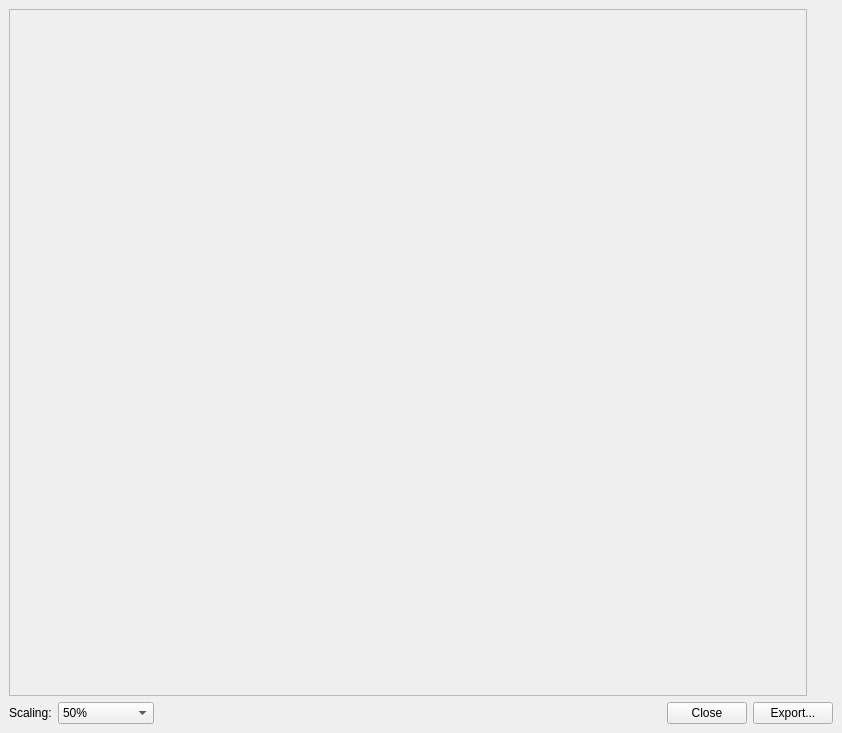
<?xml version="1.0" encoding="UTF-8"?>
<ui version="4.0">
 <class>OutputPreviewBase</class>
 <widget class="QDialog" name="OutputPreviewBase">
  <property name="geometry">
   <rect>
    <x>0</x>
    <y>0</y>
    <width>842</width>
    <height>733</height>
   </rect>
  </property>
  <property name="windowTitle">
   <string>Dialog</string>
  </property>
  <layout class="QVBoxLayout" name="verticalLayout">
   <property name="leftMargin">
    <number>9</number>
   </property>
   <property name="topMargin">
    <number>9</number>
   </property>
   <property name="rightMargin">
    <number>9</number>
   </property>
   <property name="bottomMargin">
    <number>9</number>
   </property>
   <item>
    <layout class="QHBoxLayout" name="topHLayout">
     <item>
      <widget class="QScrollArea" name="scrollArea">
       <property name="widgetResizable">
        <bool>true</bool>
       </property>
       <widget class="QWidget" name="scrollAreaWidgetContents">
        <property name="geometry">
         <rect>
          <x>0</x>
          <y>0</y>
          <width>810</width>
          <height>702</height>
         </rect>
        </property>
       </widget>
      </widget>
     </item>
     <item>
      <layout class="QVBoxLayout" name="settingsBarLayout">
       <item>
        <widget class="QWidget" name="optionWidget" native="true">
         <property name="sizePolicy">
          <sizepolicy hsizetype="Maximum" vsizetype="Maximum">
           <horstretch>0</horstretch>
           <verstretch>0</verstretch>
          </sizepolicy>
         </property>
        </widget>
       </item>
       <item>
        <spacer name="verticalSpacer">
         <property name="orientation">
          <enum>Qt::Vertical</enum>
         </property>
         <property name="sizeHint" stdset="0">
          <size>
           <width>20</width>
           <height>40</height>
          </size>
         </property>
        </spacer>
       </item>
      </layout>
     </item>
    </layout>
   </item>
   <item>
    <layout class="QHBoxLayout" name="bottomHLayout">
     <item>
      <widget class="QLabel" name="scaleLabel">
       <property name="text">
        <string>Scaling:</string>
       </property>
      </widget>
     </item>
     <item>
      <widget class="QComboBox" name="scaleBox">
       <property name="focusPolicy">
        <enum>Qt::NoFocus</enum>
       </property>
       <property name="toolTip">
        <string>Resize the scale of the page</string>
       </property>
       <item>
        <property name="text">
         <string>50%</string>
        </property>
       </item>
       <item>
        <property name="text">
         <string>100%</string>
        </property>
       </item>
       <item>
        <property name="text">
         <string>150%</string>
        </property>
       </item>
       <item>
        <property name="text">
         <string>200%</string>
        </property>
       </item>
       <item>
        <property name="text">
         <string>Fit to Width</string>
        </property>
       </item>
       <item>
        <property name="text">
         <string>Fit to Height</string>
        </property>
       </item>
       <item>
        <property name="text">
         <string>Fit to Page</string>
        </property>
       </item>
      </widget>
     </item>
     <item>
      <spacer name="horizontalSpacer">
       <property name="orientation">
        <enum>Qt::Horizontal</enum>
       </property>
       <property name="sizeType">
        <enum>QSizePolicy::Expanding</enum>
       </property>
       <property name="sizeHint" stdset="0">
        <size>
         <width>40</width>
         <height>20</height>
        </size>
       </property>
      </spacer>
     </item>
     <item>
      <widget class="PageSelector" name="pageSelector" native="true">
       <property name="sizePolicy">
        <sizepolicy hsizetype="Minimum" vsizetype="Minimum">
         <horstretch>0</horstretch>
         <verstretch>0</verstretch>
        </sizepolicy>
       </property>
      </widget>
     </item>
     <item>
      <spacer name="horizontalSpacer_2">
       <property name="orientation">
        <enum>Qt::Horizontal</enum>
       </property>
       <property name="sizeHint" stdset="0">
        <size>
         <width>40</width>
         <height>20</height>
        </size>
       </property>
      </spacer>
     </item>
     <item>
      <widget class="QPushButton" name="closeButton">
       <property name="text">
        <string>Close</string>
       </property>
       <property name="autoDefault">
        <bool>false</bool>
       </property>
      </widget>
     </item>
     <item>
      <widget class="QPushButton" name="exportButton">
       <property name="text">
        <string>Export...</string>
       </property>
       <property name="autoDefault">
        <bool>false</bool>
       </property>
      </widget>
     </item>
    </layout>
   </item>
  </layout>
 </widget>
 <customwidgets>
  <customwidget>
   <class>PageSelector</class>
   <extends>QWidget</extends>
   <header>ui/pageselector.h</header>
   <container>1</container>
  </customwidget>
 </customwidgets>
 <resources/>
 <connections/>
</ui>
